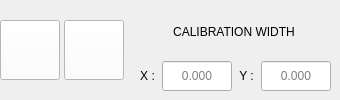
              <widget class="QWidget" name="widget_cal_square" native="true">
               <property name="sizePolicy">
                <sizepolicy hsizetype="Fixed" vsizetype="Fixed">
                 <horstretch>0</horstretch>
                 <verstretch>0</verstretch>
                </sizepolicy>
               </property>
               <property name="minimumSize">
                <size>
                 <width>340</width>
                 <height>0</height>
                </size>
               </property>
               <property name="maximumSize">
                <size>
                 <width>340</width>
                 <height>16777215</height>
                </size>
               </property>
               <layout class="QHBoxLayout" name="horizontalLayout_62">
                <property name="spacing">
                 <number>4</number>
                </property>
                <property name="leftMargin">
                 <number>0</number>
                </property>
                <property name="topMargin">
                 <number>0</number>
                </property>
                <property name="rightMargin">
                 <number>0</number>
                </property>
                <property name="bottomMargin">
                 <number>0</number>
                </property>
                <item>
                 <widget class="QPushButton" name="probe_cal_square_boss">
                  <property name="sizePolicy">
                   <sizepolicy hsizetype="Fixed" vsizetype="Fixed">
                    <horstretch>0</horstretch>
                    <verstretch>0</verstretch>
                   </sizepolicy>
                  </property>
                  <property name="minimumSize">
                   <size>
                    <width>60</width>
                    <height>60</height>
                   </size>
                  </property>
                  <property name="maximumSize">
                   <size>
                    <width>60</width>
                    <height>60</height>
                   </size>
                  </property>
                  <property name="focusPolicy">
                   <enum>Qt::StrongFocus</enum>
                  </property>
                  <property name="toolTip">
                   <string>cal_square_boss</string>
                  </property>
                  <property name="statusTip">
                   <string/>
                  </property>
                  <property name="styleSheet">
                   <string notr="true">background: white;</string>
                  </property>
                  <property name="text">
                   <string/>
                  </property>
                  <property name="icon">
                   <iconset>
                    <normaloff>../images/widgets/basic_probe_icons/probe_cal_square_boss.png</normaloff>../images/widgets/basic_probe_icons/probe_cal_square_boss.png</iconset>
                  </property>
                  <property name="iconSize">
                   <size>
                    <width>60</width>
                    <height>60</height>
                   </size>
                  </property>
                  <property name="filename" stdset="0">
                   <string>probe_cal_square_boss</string>
                  </property>
                  <attribute name="buttonGroup">
                   <string notr="true">cal_buttonGroup</string>
                  </attribute>
                 </widget>
                </item>
                <item>
                 <widget class="QPushButton" name="probe_cal_square_pocket">
                  <property name="sizePolicy">
                   <sizepolicy hsizetype="Fixed" vsizetype="Fixed">
                    <horstretch>0</horstretch>
                    <verstretch>0</verstretch>
                   </sizepolicy>
                  </property>
                  <property name="minimumSize">
                   <size>
                    <width>60</width>
                    <height>60</height>
                   </size>
                  </property>
                  <property name="maximumSize">
                   <size>
                    <width>60</width>
                    <height>60</height>
                   </size>
                  </property>
                  <property name="focusPolicy">
                   <enum>Qt::StrongFocus</enum>
                  </property>
                  <property name="toolTip">
                   <string>cal_square_pocket</string>
                  </property>
                  <property name="statusTip">
                   <string/>
                  </property>
                  <property name="styleSheet">
                   <string notr="true">background: white;</string>
                  </property>
                  <property name="text">
                   <string/>
                  </property>
                  <property name="icon">
                   <iconset>
                    <normaloff>../images/widgets/basic_probe_icons/probe_cal_square_pocket.png</normaloff>../images/widgets/basic_probe_icons/probe_cal_square_pocket.png</iconset>
                  </property>
                  <property name="iconSize">
                   <size>
                    <width>60</width>
                    <height>60</height>
                   </size>
                  </property>
                  <property name="filename" stdset="0">
                   <string>probe_cal_square_pocket</string>
                  </property>
                  <attribute name="buttonGroup">
                   <string notr="true">cal_buttonGroup</string>
                  </attribute>
                 </widget>
                </item>
                <item>
                 <widget class="QWidget" name="widget_cal_width_2" native="true">
                  <property name="sizePolicy">
                   <sizepolicy hsizetype="Preferred" vsizetype="Preferred">
                    <horstretch>0</horstretch>
                    <verstretch>0</verstretch>
                   </sizepolicy>
                  </property>
                  <property name="minimumSize">
                   <size>
                    <width>0</width>
                    <height>0</height>
                   </size>
                  </property>
                  <property name="maximumSize">
                   <size>
                    <width>16777215</width>
                    <height>16777215</height>
                   </size>
                  </property>
                  <layout class="QVBoxLayout" name="verticalLayout_44">
                   <item>
                    <widget class="QLabel" name="hint_label_3">
                     <property name="sizePolicy">
                      <sizepolicy hsizetype="Preferred" vsizetype="Preferred">
                       <horstretch>0</horstretch>
                       <verstretch>0</verstretch>
                      </sizepolicy>
                     </property>
                     <property name="minimumSize">
                      <size>
                       <width>0</width>
                       <height>0</height>
                      </size>
                     </property>
                     <property name="maximumSize">
                      <size>
                       <width>16777215</width>
                       <height>16777215</height>
                      </size>
                     </property>
                     <property name="text">
                      <string>CALIBRATION WIDTH</string>
                     </property>
                     <property name="alignment">
                      <set>Qt::AlignCenter</set>
                     </property>
                    </widget>
                   </item>
                   <item>
                    <layout class="QHBoxLayout" name="horizontalLayout_50">
                     <property name="spacing">
                      <number>4</number>
                     </property>
                     <item>
                      <widget class="QLabel" name="label_103">
                       <property name="sizePolicy">
                        <sizepolicy hsizetype="Preferred" vsizetype="Preferred">
                         <horstretch>0</horstretch>
                         <verstretch>0</verstretch>
                        </sizepolicy>
                       </property>
                       <property name="minimumSize">
                        <size>
                         <width>0</width>
                         <height>0</height>
                        </size>
                       </property>
                       <property name="maximumSize">
                        <size>
                         <width>16777215</width>
                         <height>16777215</height>
                        </size>
                       </property>
                       <property name="lineWidth">
                        <number>0</number>
                       </property>
                       <property name="text">
                        <string>X :</string>
                       </property>
                       <property name="alignment">
                        <set>Qt::AlignCenter</set>
                       </property>
                       <property name="indent">
                        <number>0</number>
                       </property>
                      </widget>
                     </item>
                     <item>
                      <widget class="QLineEdit" name="lineEdit_cal_x_width">
                       <property name="sizePolicy">
                        <sizepolicy hsizetype="Fixed" vsizetype="Fixed">
                         <horstretch>0</horstretch>
                         <verstretch>0</verstretch>
                        </sizepolicy>
                       </property>
                       <property name="minimumSize">
                        <size>
                         <width>70</width>
                         <height>30</height>
                        </size>
                       </property>
                       <property name="maximumSize">
                        <size>
                         <width>70</width>
                         <height>30</height>
                        </size>
                       </property>
                       <property name="focusPolicy">
                        <enum>Qt::ClickFocus</enum>
                       </property>
                       <property name="styleSheet">
                        <string notr="true"/>
                       </property>
                       <property name="text">
                        <string/>
                       </property>
                       <property name="cursorPosition">
                        <number>0</number>
                       </property>
                       <property name="alignment">
                        <set>Qt::AlignCenter</set>
                       </property>
                       <property name="placeholderText">
                        <string>0.000</string>
                       </property>
                      </widget>
                     </item>
                     <item>
                      <widget class="QLabel" name="label_107">
                       <property name="sizePolicy">
                        <sizepolicy hsizetype="Preferred" vsizetype="Preferred">
                         <horstretch>0</horstretch>
                         <verstretch>0</verstretch>
                        </sizepolicy>
                       </property>
                       <property name="minimumSize">
                        <size>
                         <width>0</width>
                         <height>0</height>
                        </size>
                       </property>
                       <property name="maximumSize">
                        <size>
                         <width>16777215</width>
                         <height>16777215</height>
                        </size>
                       </property>
                       <property name="lineWidth">
                        <number>0</number>
                       </property>
                       <property name="text">
                        <string>Y :</string>
                       </property>
                       <property name="alignment">
                        <set>Qt::AlignCenter</set>
                       </property>
                       <property name="indent">
                        <number>0</number>
                       </property>
                      </widget>
                     </item>
                     <item>
                      <widget class="QLineEdit" name="lineEdit_cal_y_width">
                       <property name="sizePolicy">
                        <sizepolicy hsizetype="Fixed" vsizetype="Fixed">
                         <horstretch>0</horstretch>
                         <verstretch>0</verstretch>
                        </sizepolicy>
                       </property>
                       <property name="minimumSize">
                        <size>
                         <width>70</width>
                         <height>30</height>
                        </size>
                       </property>
                       <property name="maximumSize">
                        <size>
                         <width>70</width>
                         <height>30</height>
                        </size>
                       </property>
                       <property name="focusPolicy">
                        <enum>Qt::ClickFocus</enum>
                       </property>
                       <property name="styleSheet">
                        <string notr="true"/>
                       </property>
                       <property name="text">
                        <string/>
                       </property>
                       <property name="alignment">
                        <set>Qt::AlignCenter</set>
                       </property>
                       <property name="placeholderText">
                        <string>0.000</string>
                       </property>
                      </widget>
                     </item>
                    </layout>
                   </item>
                  </layout>
                 </widget>
                </item>
               </layout>
              </widget>
